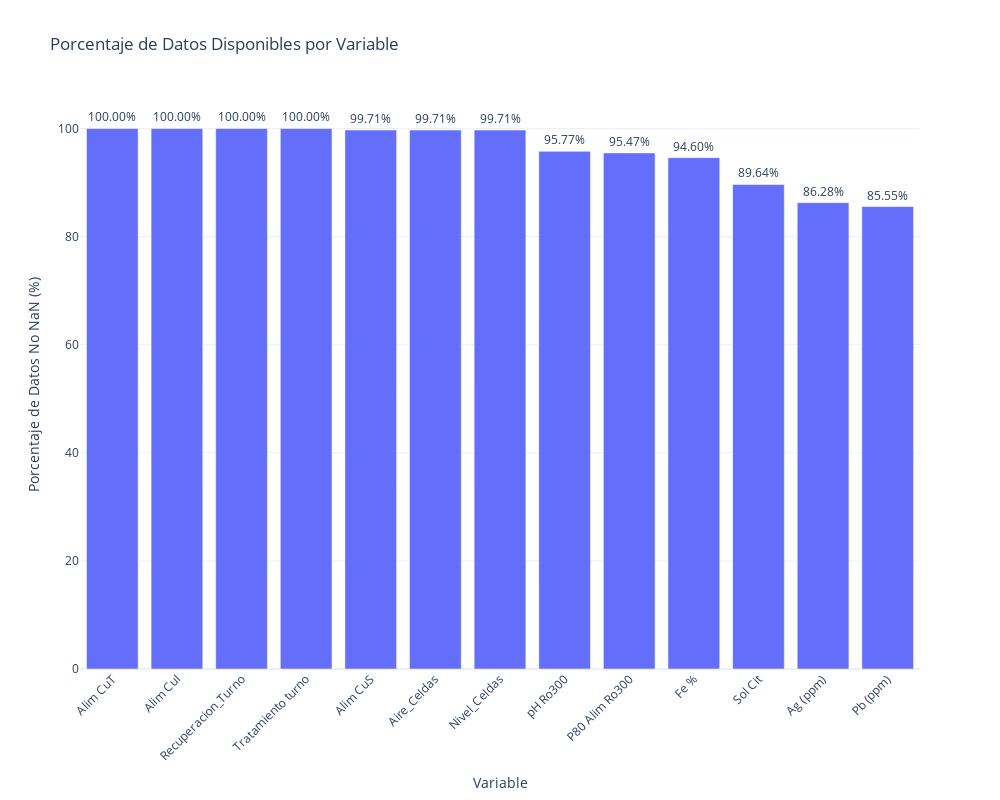

Source (notebook cell):
### Code cell
# Crear un gráfico de barras con Plotly
fig = px.bar(results_df.query("Var!='Missing Values'"), x='Var', y='Porcentaje completos',
             title='Porcentaje de Datos Disponibles por Variable',
             labels={'Var': 'Variable', 'Porcentaje completos': 'Porcentaje de Datos No NaN (%)'},
             text='Porcentaje completos')

# Añadir estilo al gráfico
fig.update_traces(texttemplate='%{text:.2f}%', textposition='outside')
fig.update_layout(xaxis_tickangle=-45)

# Ajustar manualmente el tamaño del gráfico
fig.update_layout(width=1000, height=800)  # Cambia estos valores según tus necesidades

# Mostrar el gráfico
fig.show()

### Figure 1 — Plotly figure (JSON) as saved in the notebook; plotly's stock layout.template omitted (floating-point values rounded to 4 significant figures)
{"data": [{"alignmentgroup": "True", "hovertemplate": "Variable=%{x}<br>Porcentaje de Datos No NaN (%)=%{text}<extra></extra>", "legendgroup": "", "marker": {"color": "#636efa", "pattern": {"shape": ""}}, "name": "", "offsetgroup": "", "orientation": "v", "showlegend": false, "text": [100, 100, 100, 100, 99.71, 99.71, 99.71, 95.77, 95.47, 94.6, 89.64, 86.28, 85.55], "textposition": "outside", "texttemplate": "%{text:.2f}%", "type": "bar", "x": ["Alim CuT", "Alim CuI", "Recuperacion_Turno", "Tratamiento turno", "Alim CuS", "Aire_Celdas", "Nivel_Celdas", "pH Ro300", "P80 Alim Ro300", "Fe %", "Sol Cit", "Ag (ppm)", "Pb (ppm)"], "xaxis": "x", "y": [100, 100, 100, 100, 99.71, 99.71, 99.71, 95.77, 95.47, 94.6, 89.64, 86.28, 85.55], "yaxis": "y"}], "layout": {"barmode": "relative", "height": 800, "legend": {"tracegroupgap": 0}, "title": {"text": "Porcentaje de Datos Disponibles por Variable"}, "width": 1000, "xaxis": {"anchor": "y", "domain": [0, 1], "tickangle": -45, "title": {"text": "Variable"}}, "yaxis": {"anchor": "x", "domain": [0, 1], "title": {"text": "Porcentaje de Datos No NaN (%)"}}}}
